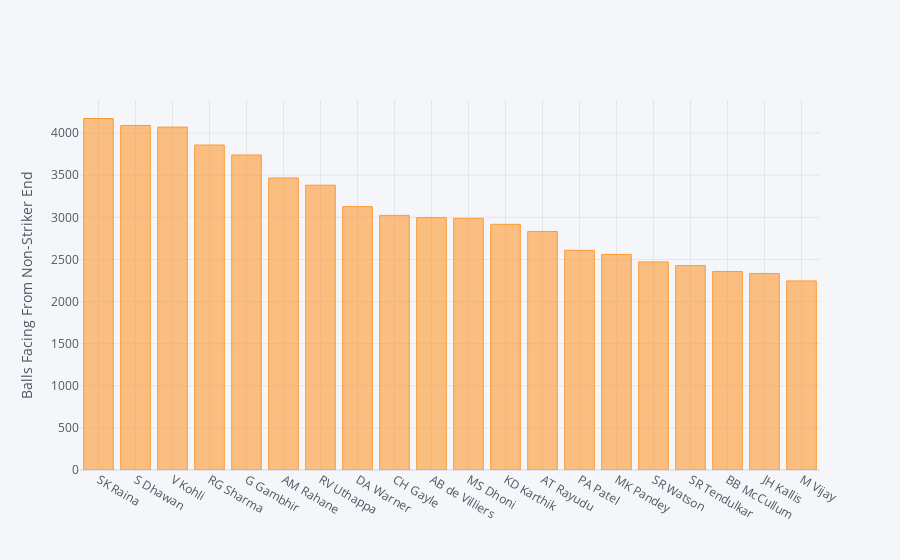

This figure's notebook cell:
### Markdown cell above
### Most Non-striker End

### Code cell
balls['non_striker'].value_counts().head(20).iplot(kind='bar',yTitle='Balls Facing From Non-Striker End')

### Figure 1 — Plotly figure (JSON) as saved in the notebook; plotly's stock layout.template omitted (floating-point values rounded to 4 significant figures)
{"data": [{"marker": {"color": "rgba(255, 153, 51, 0.6)", "line": {"color": "rgba(255, 153, 51, 1.0)", "width": 1}}, "name": "non_striker", "orientation": "v", "text": "", "type": "bar", "x": ["SK Raina", "S Dhawan", "V Kohli", "RG Sharma", "G Gambhir", "AM Rahane", "RV Uthappa", "DA Warner", "CH Gayle", "AB de Villiers", "MS Dhoni", "KD Karthik", "AT Rayudu", "PA Patel", "MK Pandey", "SR Watson", "SR Tendulkar", "BB McCullum", "JH Kallis", "M Vijay"], "y": [4173, 4090, 4071, 3858, 3740, 3467, 3381, 3127, 3023, 2996, 2988, 2917, 2832, 2608, 2559, 2470, 2427, 2356, 2333, 2245]}], "layout": {"legend": {"bgcolor": "#F5F6F9", "font": {"color": "#4D5663"}}, "paper_bgcolor": "#F5F6F9", "plot_bgcolor": "#F5F6F9", "title": {"font": {"color": "#4D5663"}}, "xaxis": {"gridcolor": "#E1E5ED", "showgrid": true, "tickfont": {"color": "#4D5663"}, "title": {"font": {"color": "#4D5663"}, "text": ""}, "zerolinecolor": "#E1E5ED"}, "yaxis": {"gridcolor": "#E1E5ED", "showgrid": true, "tickfont": {"color": "#4D5663"}, "title": {"font": {"color": "#4D5663"}, "text": "Balls Facing From Non-Striker End"}, "zerolinecolor": "#E1E5ED"}}}
